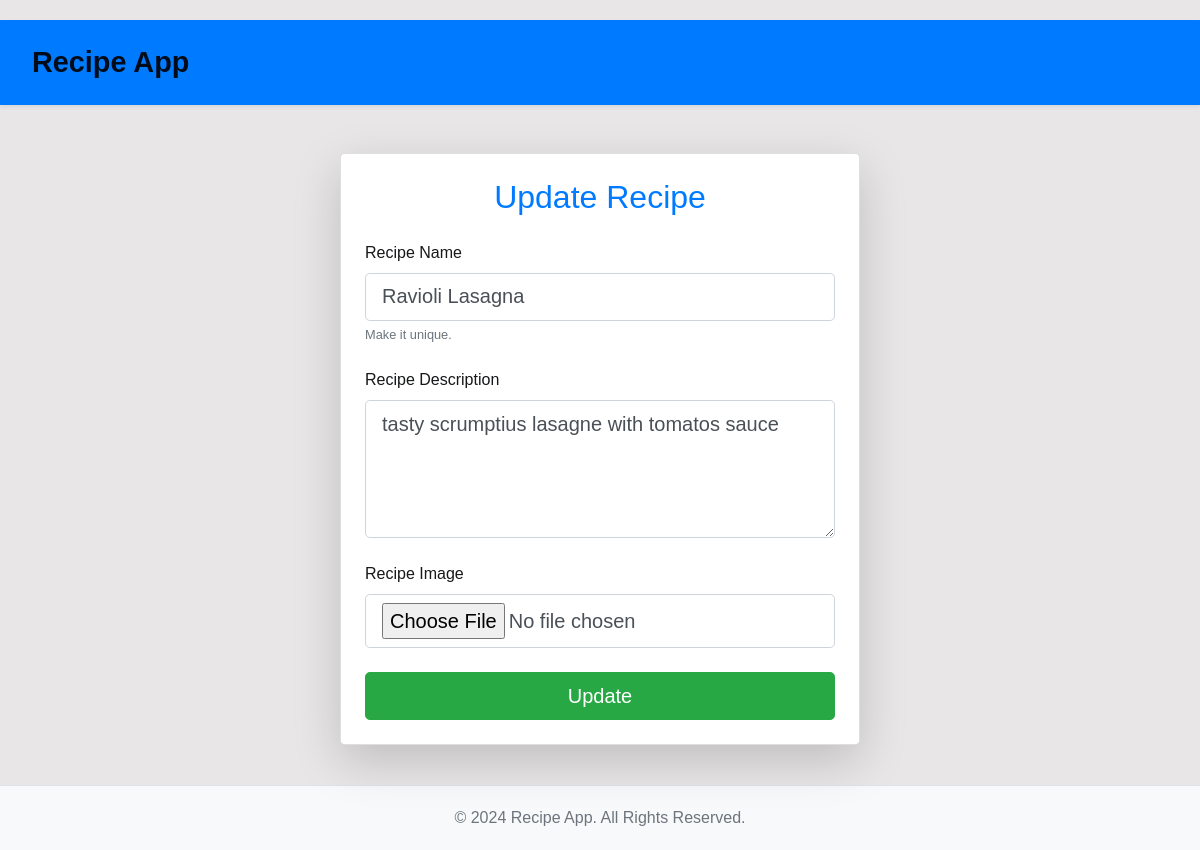
/update-recipe/3/, run on the app's committed database.
### DjangoApp/models.py (models this page shows)
class Recipe(models.Model):
    user = models.ForeignKey(User, on_delete=models.SET_NULL, null = True, blank= True)
    recipe_name = models.CharField(max_length=100)
    recipe_description = models.TextField()
    recipe_image = models.ImageField(upload_to="recipe")

### DjangoApp/views.py (the view, shortened to what this page needs)
# urls.py: path('update-recipe/<int:id>/',views.update_recipe, name="update_recipe"),
def update_recipe(request, id):
    queryset = Recipe.objects.get(id = id)
    context = {'recipe': queryset}
    return render(request, 'update_recipes.html', context)

### DjangoApp/templates/update_recipes.html (shortened to what this page needs)
{% extends "base.html" %}
{% block start %}
<div class="container mt-5">
    <form class="col-lg-6 mx-auto card p-4 shadow-lg rounded-lg" method="post" enctype="multipart/form-data">
        <h2 class="text-center text-primary mb-4">Update Recipe</h2>
        <div class="mb-4">
            <label for="recipe_name" class="form-label">Recipe Name</label>
            <input name="recipe_name" value="{{ recipe.recipe_name }}" required type="text" class="form-control form-control-lg">
            <small id="emailHelp" class="form-text text-muted">Make it unique.</small>
        </div>
        <div class="mb-4">
            <label for="recipe_description" class="form-label">Recipe Description</label>
            <textarea name="recipe_description" required class="form-control form-control-lg" rows="4">{{ recipe.recipe_description }}</textarea>
        </div>
        <div class="mb-4">
            <label for="recipe_image" class="form-label">Recipe Image</label>
            <input name="recipe_image" type="file" class="form-control form-control-lg" style="height: auto;">
        </div>
        <button type="submit" class="btn btn-success btn-lg w-100">Update</button>
    </form>
</div>
{% endblock %}

### DjangoApp/templates/base.html (style rules this page uses)
body { font-family: 'Arial', sans-serif; background-color: #e8e6e7; color: #17181a; margin-top: 20px; }
.container { max-width: 1100px; margin: 0 auto; }

### data on the page
Recipe: recipe_name "Ravioli Lasagna", recipe_description "tasty scrumptius lasagne with tomatos sauce"
